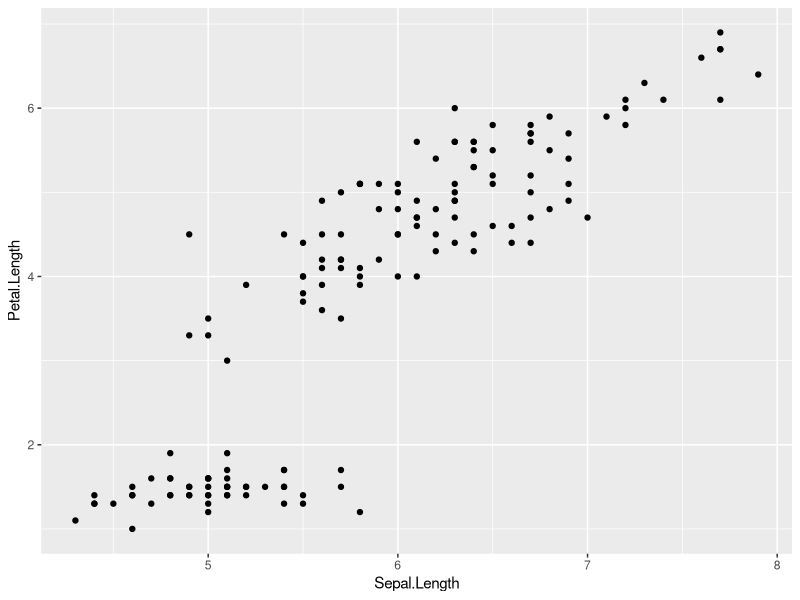
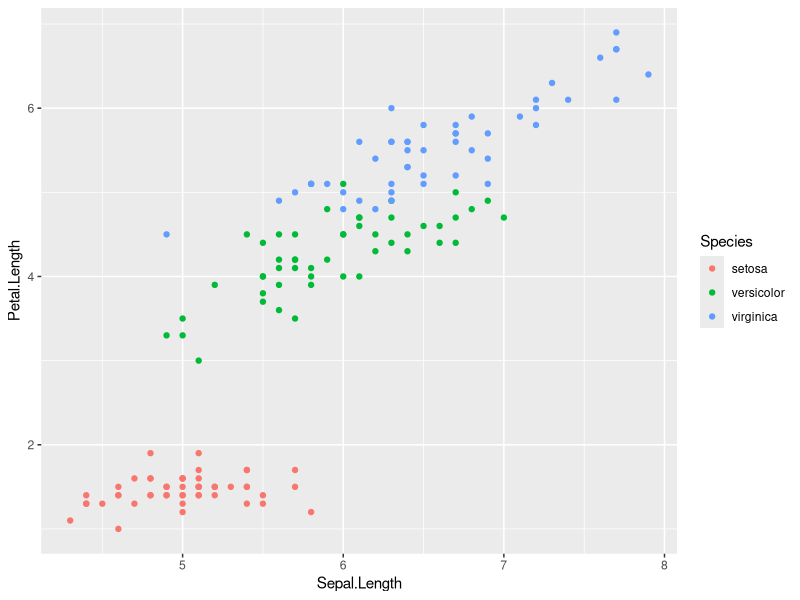
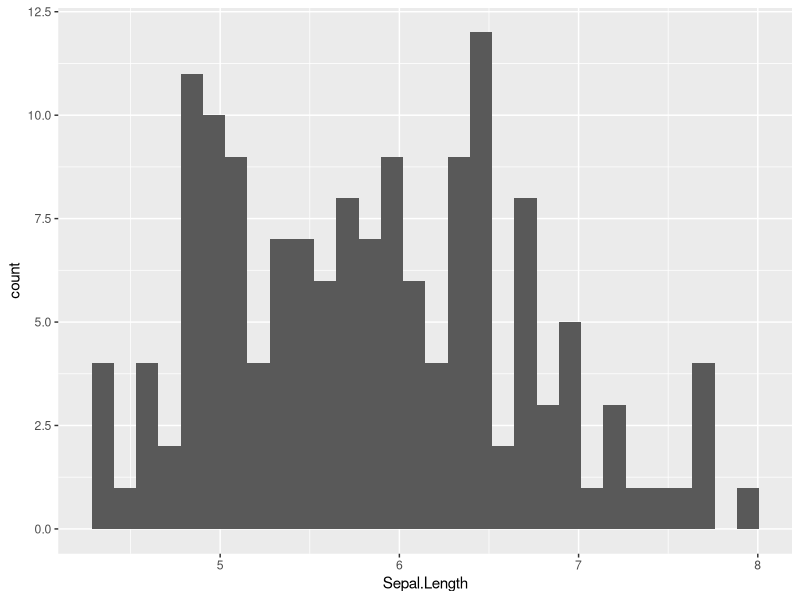
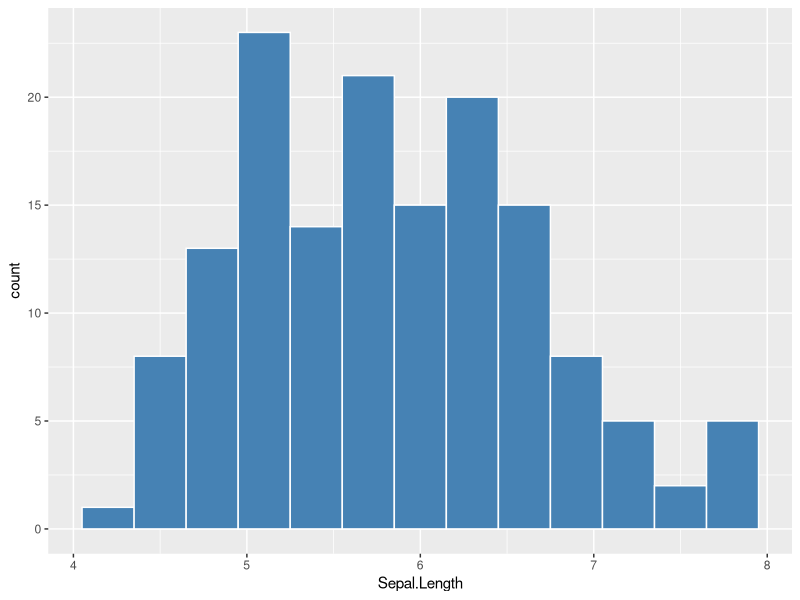
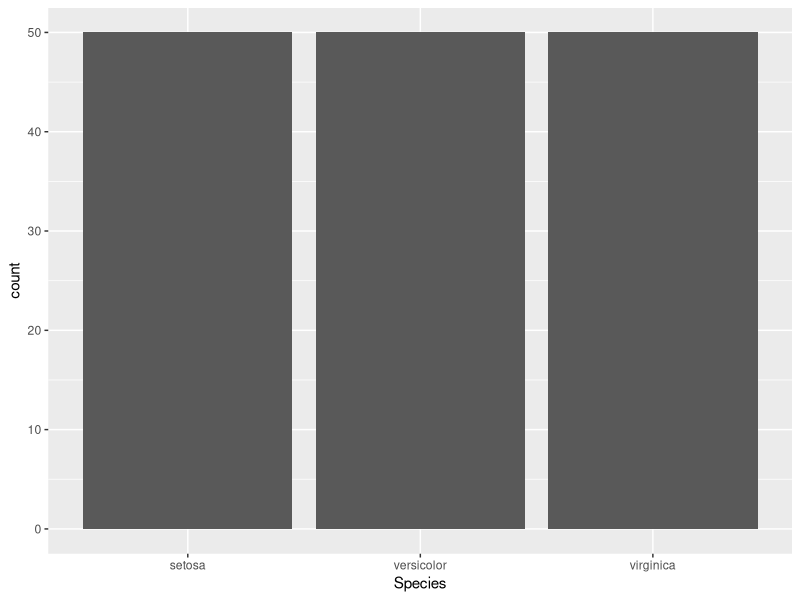
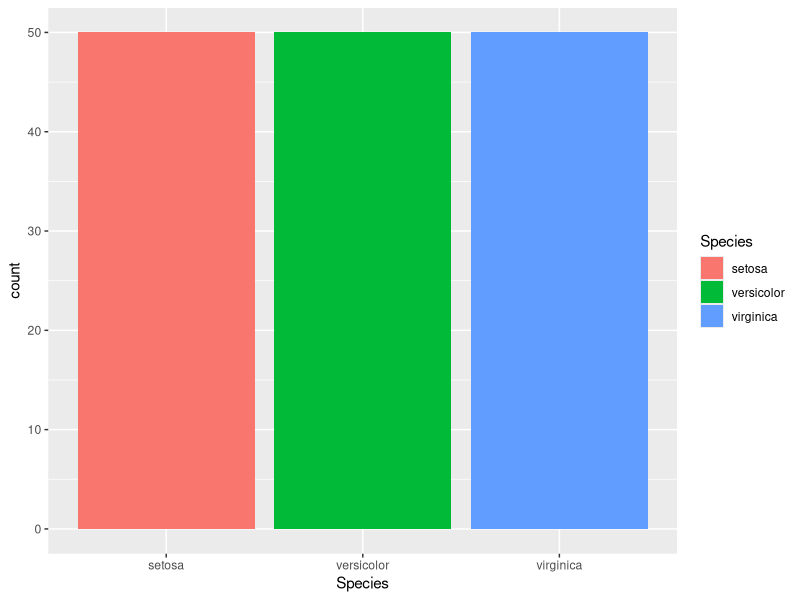
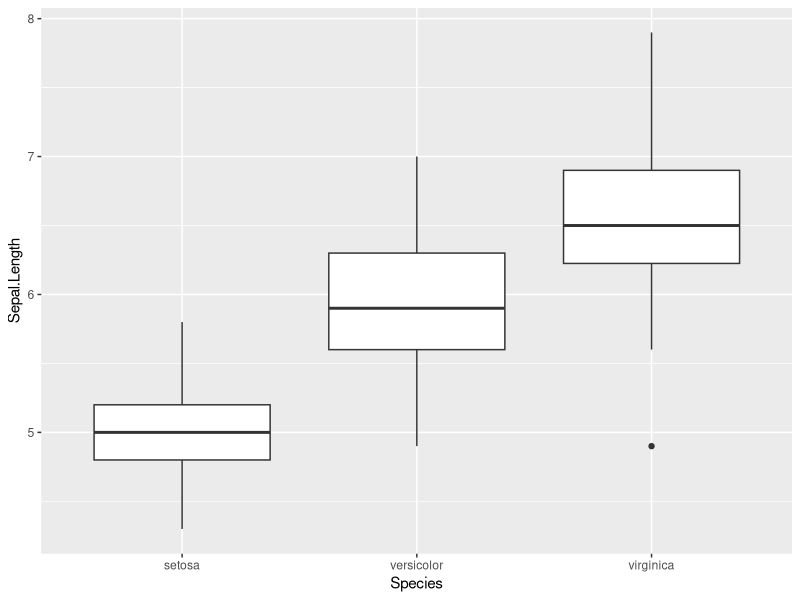
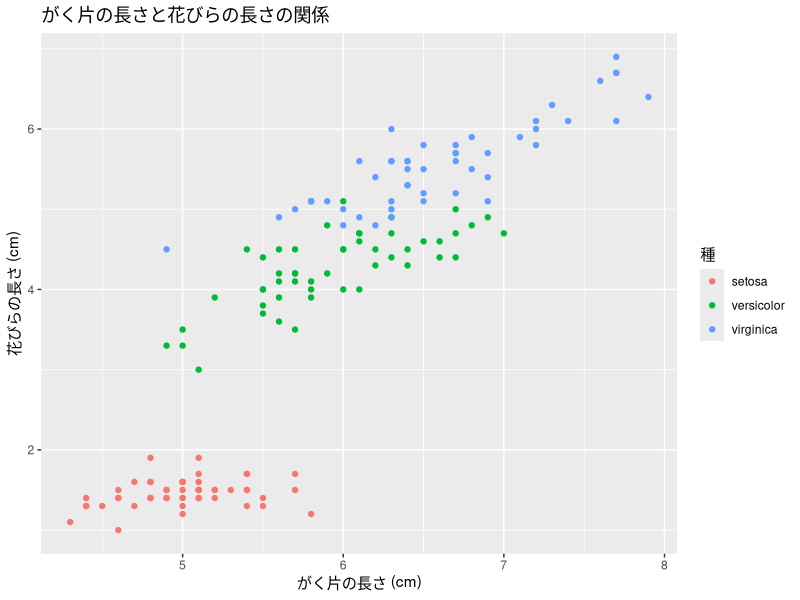

These figures' R source, in order:
## ---- chunk 1
knitr::opts_chunk$set(echo = TRUE, warning = FALSE, message = FALSE,
                      fig.width = 7, fig.height = 4)

# 図の日本語が文字化けしないようにする（ragg があるときだけ有効にする）
if (requireNamespace("ragg", quietly = TRUE)) {
  knitr::opts_chunk$set(dev = "ragg_png")
}
## ---- chunk 2
# tidyverse を読み込む（ggplot2が含まれる）
library(tidyverse)
## ---- chunk 3
# データの確認
head(iris)      # 最初の6行を表示
## ---- chunk 4
# データの概要
str(iris)
## ---- chunk 5
# 基本統計量
summary(iris)
## ---- chunk 6
ggplot(data = iris, aes(x = Sepal.Length, y = Petal.Length)) +
  geom_point()
## ---- chunk 7
ggplot(data = iris, aes(x = Sepal.Length, y = Petal.Length, color = Species)) +
  geom_point()
## ---- chunk 8
ggplot(data = iris, aes(x = Sepal.Length)) +
  geom_histogram()
## ---- chunk 9
ggplot(data = iris, aes(x = Sepal.Length)) +
  geom_histogram(binwidth = 0.3, fill = "steelblue", color = "white")
## ---- chunk 10
ggplot(data = iris, aes(x = Species)) +
  geom_bar()
## ---- chunk 11
ggplot(data = iris, aes(x = Species, fill = Species)) +
  geom_bar()
## ---- chunk 12
ggplot(data = iris, aes(x = Species, y = Sepal.Length)) +
  geom_boxplot()
## ---- chunk 13
ggplot(data = iris, aes(x = Sepal.Length, y = Petal.Length, color = Species)) +
  geom_point() +
  labs(
    title = "がく片の長さと花びらの長さの関係",
    x = "がく片の長さ (cm)",
    y = "花びらの長さ (cm)",
    color = "種"
  )
